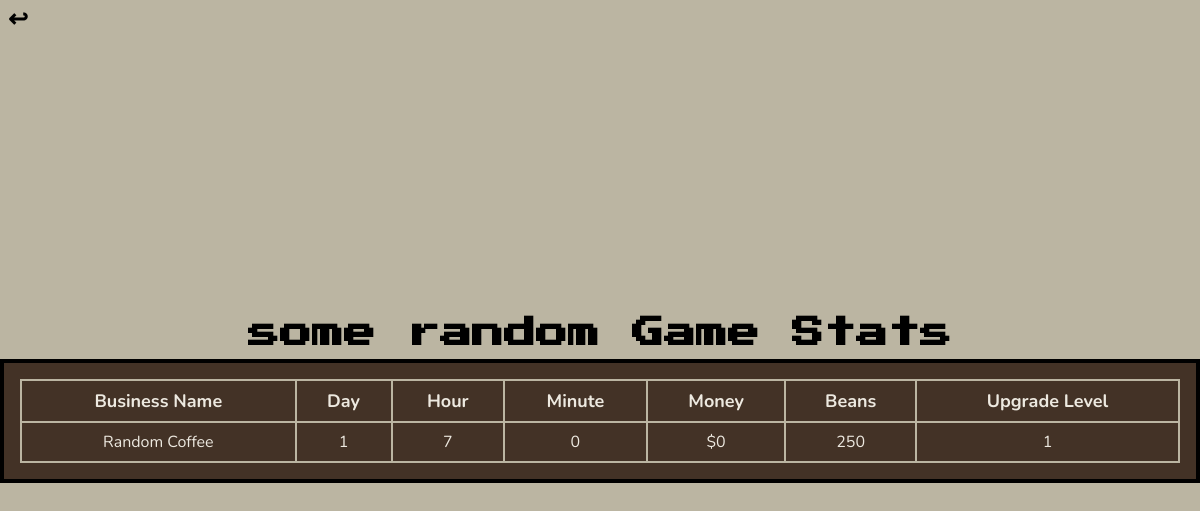
Screenshot of /admin/view_user.php?id=58 (signed in) with the database file from the repository.
### tables this page shows
CREATE TABLE `user_game_progress` (
  `id` int(11) NOT NULL,
  `user_id` int(11) NOT NULL,
  `business_name` varchar(255) NOT NULL DEFAULT 'My Coffee Stand',
  `day` int(11) NOT NULL DEFAULT 1,
  `hour` int(11) NOT NULL DEFAULT 7,
  `minute` int(11) NOT NULL DEFAULT 0,
  `money` int(11) NOT NULL DEFAULT 0,
  `beans` int(11) NOT NULL DEFAULT 250,
  `upgrade_level` int(11) NOT NULL DEFAULT 1
);

CREATE TABLE `registered_users` (
  `id` int(11) NOT NULL,
  `username` varchar(100) NOT NULL,
  `email` varchar(255) NOT NULL,
  `password` varchar(255) NOT NULL,
  `registration_date` datetime NOT NULL
);

### admin/view_user.php (the view, shortened to what this page needs)
<?php
    include("../db/connection.php");
    $userId = (int)$_GET['id'];
    $result = $conn->prepare("
        SELECT
            registered_users.username,
            user_game_progress.business_name,
            user_game_progress.day,
            user_game_progress.hour,
            user_game_progress.minute,
            user_game_progress.money,
            user_game_progress.beans,
            user_game_progress.upgrade_level
        FROM registered_users
        INNER JOIN user_game_progress
        ON registered_users.id = user_game_progress.user_id
        WHERE registered_users.id = ?
        LIMIT 1
    ");
    $result->bind_param("i", $userId);
    $result->execute();
    $get_result = $result->get_result();
    $user = $get_result->fetch_assoc();
?>
<!DOCTYPE html>
<html lang="en">
<head>
    <link rel="stylesheet" href="../css/style.css">
</head>
<body id="admin-body">
    <span class="back-btn"><a class="back-btn-link" href="admin_panel.php">&#8617;</a></span>
    <div class="admin-flex-container">
        <h1 id="admin-panel-heading"><?= htmlspecialchars($user["username"]); ?> Game Stats</h1>
        <div class="admin-panel-container">
            <table id="view-user-table">
                <tr>
                    <th class="admin-panel-header">Business Name</th>
                    <th class="admin-panel-header">Day</th>
                    <th class="admin-panel-header">Hour</th>
                    <th class="admin-panel-header">Minute</th>
                    <th class="admin-panel-header">Money</th>
                    <th class="admin-panel-header">Beans</th>
                    <th class="admin-panel-header">Upgrade Level</th>
                </tr>
                <tr>
                    <td class="admin-panel-data"><?= htmlspecialchars($user["business_name"]) ?></td>
                    <td class="admin-panel-data"><?= $user["day"] ?></td>
                    <td class="admin-panel-data"><?= $user["hour"] ?></td>
                    <td class="admin-panel-data"><?= $user["minute"] ?></td>
                    <td class="admin-panel-data">$<?= $user["money"] ?></td>
                    <td class="admin-panel-data"><?= $user["beans"] ?></td>
                    <td class="admin-panel-data"><?= $user["upgrade_level"] ?></td>
                </tr>
            </table>
        </div>
    </div>
</body>
</html>

### css/style.css (style rules this page uses)
* { box-sizing: border-box; margin: 0; padding: 0; }
:root { --background-color: #BBB5A2; --secondary-background-color: #433226; --text-color: #EDE9E0; --text-hover-color: #D4AF37; --button-color: #C97B43; --button-hover-color: #E2A76F; --button-disabled-color: #777777; --game-containers-background-color: rgb(230, 230, 230); --money-color: rgb(0, 150, 0); --save-game-button-color: rgb(0, 185, 0); }
body { background-image: url(../assets/bean-boss-background-image.png); background-size: cover; background-repeat: no-repeat; height: 100vh; }
#admin-body { background-image: none; background-color: var(--background-color); }
.back-btn { position: absolute; font-size: 24px; left: 8px; top: 3px; font-family: "Nunito"; font-weight: bold; }
.back-btn-link { text-decoration: none; color: black; }
.admin-flex-container { display: flex; flex-direction: column; justify-content: center; align-items: center; height: 100vh; }
#admin-panel-heading { font-family: "Press Start 2P"; font-size: 32px; margin-bottom: 10px; }
.admin-panel-container { width: 75rem; border: 4px solid black; background-color: var(--secondary-background-color); padding: 16px; }
#admin-panel-table, #view-user-table { width: 100%; text-align: center; border-collapse: collapse; }
.admin-panel-header, .admin-panel-data { border: 2px solid var(--background-color); color: var(--text-color); font-family: "Nunito"; padding: 8px; }
.admin-panel-header { font-size: 18px; }

### rows the page displays
user_game_progress: user.username "some random", business_name "Random Coffee", day "1", hour "7", minute "0", money "0", beans "250", upgrade_level "1"
